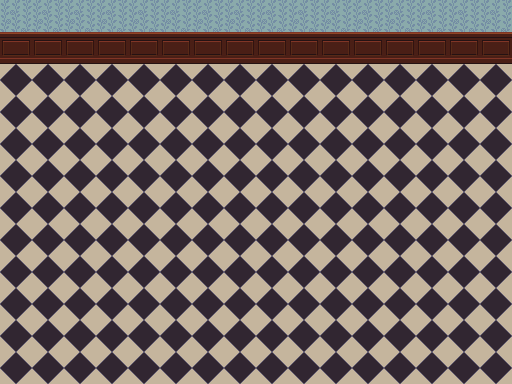

This is a level from a 2D game, rendered from its Tiled map with the project's own tilesets. A one-line summary and the complete map file follow:
An orthogonal 16x12 tile map with 32x32 px tiles, 1 tile layer (Tile Layer 1).

<map version="1.0" tiledversion="2017.11.22" orientation="orthogonal" renderorder="right-down" width="16" height="12" tilewidth="32" tileheight="32" infinite="0" nextobjectid="1">
 <tileset firstgid="1" source="Interior1.tsx" />
 <layer name="Tile Layer 1" width="16" height="12">
  <data encoding="csv">
843,843,843,843,843,843,843,843,843,843,843,843,843,843,843,843,
875,875,875,875,875,875,875,875,875,875,875,875,875,875,875,875,
994,994,994,994,994,994,994,994,994,994,994,994,994,994,994,994,
994,994,994,994,994,994,994,994,994,994,994,994,994,994,994,994,
994,994,994,994,994,994,994,994,994,994,994,994,994,994,994,994,
994,994,994,994,994,994,994,994,994,994,994,994,994,994,994,994,
994,994,994,994,994,994,994,994,994,994,994,994,994,994,994,994,
994,994,994,994,994,994,994,994,994,994,994,994,994,994,994,994,
994,994,994,994,994,994,994,994,994,994,994,994,994,994,994,994,
994,994,994,994,994,994,994,994,994,994,994,994,994,994,994,994,
994,994,994,994,994,994,994,994,994,994,994,994,994,994,994,994,
994,994,994,994,994,994,994,994,994,994,994,994,994,994,994,994
</data>
 </layer>
</map>
